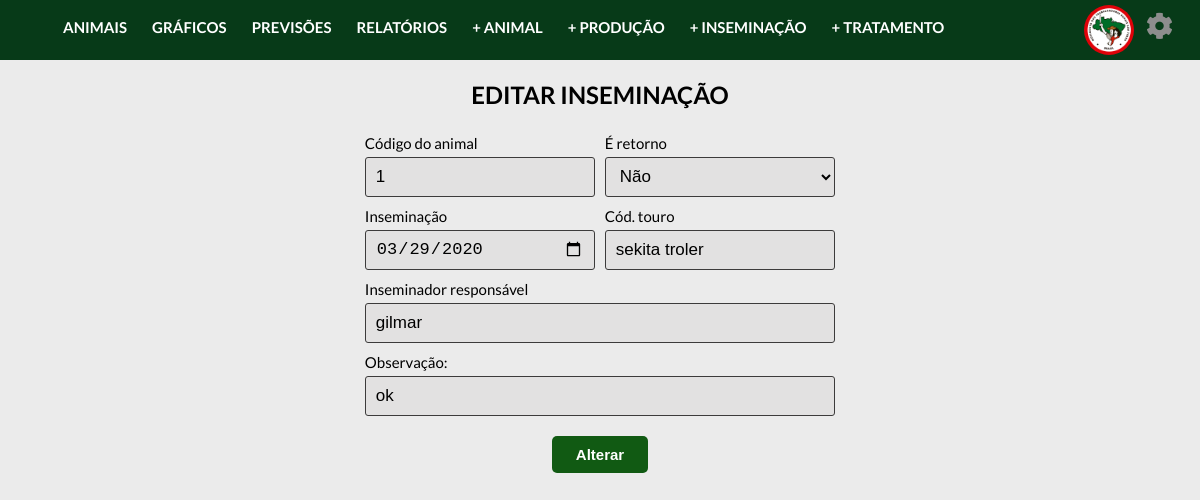
The page /controller/inseminacaoController.php?acao=altera&codInseminacao=11 on the database its author committed.
### tables this page shows
create table inseminacao(
  codInseminacao INTEGER AUTO_INCREMENT PRIMARY KEY,
  codAnimal INTEGER NOT NULL,
  dtInseminacao DATE NOT NULL,
  dtPrevSecagem DATE NOT NULL,
  dtPrevParto DATE NOT NULL,
  touroInseminador VARCHAR(20) NOT NULL,
  inseminadorResponsavel VARCHAR(40) NOT NULL,
  retorno VARCHAR(10) NOT NULL,
  obs TEXT,
   
  FOREIGN KEY (codAnimal) REFERENCES animal(codAnimal)
);

### controller/classes/Conexao.php (called while the page is built)
<?php
    class Conexao{
        public static $conexao;
        public static function conecta(){
            if(!isset(self::$conexao)){
                try{
                    self::$conexao = new PDO("mysql:host=localhost; dbname=projetointegrado", "admcooptar", "12345");
                }
                catch(PDOException $e){
                    echo "Erro de conexão: ". $e->getMessage();
                    die();
                }
            }
            return self::$conexao;
        }
    }
?>

### controller/classes/InseminacaoDAO.php (called while the page is built, shortened)
<?php
    require_once "Conexao.php";
    require_once "Inseminacao.php";
    class InseminacaoDAO{
        public $conexao;
        public function __construct(){
            $this->conexao = Conexao::conecta();
        }
        public function buscarAltera($codInseminacao){
            try{
                $query = $this->conexao->prepare("select * from inseminacao where codInseminacao = :i");
                $query->bindParam(":i", $codInseminacao);
                $query->execute();
                $registros = $query->fetchAll(PDO::FETCH_CLASS, "Inseminacao");
                return $registros[0];
            }
            catch(PDOException $e){
                echo "Erro no acesso aos dados: ". $e->getMessage();
            }
        }
    }
?>

### controller/classes/Inseminacao.php (called while the page is built, shortened)
<?php
    class Inseminacao{
        private $codAnimal;
        private $dtInseminacao;
        private $touroInseminador;
        private $inseminadorResponsavel;
        private $retorno;
        private $obs;
        public function getCodAnimal(){
            return $this->codAnimal;
        }
        public function getDtInseminacao(){
            return $this->dtInseminacao;
        }
        public function getTouroInseminador(){
            return $this->touroInseminador;
        }
        public function getInseminadorResponsavel(){
            return $this->inseminadorResponsavel;
        }
        public function getRetorno(){
            return $this->retorno;
        }
        public function getObs(){
            return $this->obs;
        }
    }
?>

### controller/views/alteraInseminacao.php (the view, shortened to what this page needs)
<main>
  <?php
    $codAnimal = isset($_POST['field_codAnimal']) ? $_POST['field_codAnimal'] : $inseminacao->getCodAnimal();
    $dtInseminacao = isset($_POST['field_dtInseminacao']) ? $_POST['field_dtInseminacao'] : $inseminacao->getDtInseminacao();
    $touroInseminador = isset($_POST['field_touroInseminador']) ? $_POST['field_touroInseminador'] : $inseminacao->getTouroInseminador();
    $inseminadorResponsavel = isset($_POST['field_inseminadorResponsavel']) ? $_POST['field_inseminadorResponsavel'] : $inseminacao->getInseminadorResponsavel();
    $retorno = isset($_POST['field_retorno']) ? $_POST['field_retorno'] : $inseminacao->getRetorno();
    $obs = isset($_POST['field_obs']) ? $_POST['field_obs'] : $inseminacao->getObs();
  ?>
<?php require_once("../includes/header.php");?>
<form action="" class="container-historicos" method="post" enctype="multipart/form-data">
  <h2>EDITAR INSEMINAÇÃO</h2>
  <div class="div-metade">
    <label class="label-cadastra" for="id_codAnimal">Código do animal </label>
    <input type="number" name="field_codAnimal" id="id_codAnimal" value="<?=$codAnimal?>" >
  </div>
  <div class="div-metade">
    <label class="label-cadastra" for="id_retorno">É retorno </label>
    <select name="field_retorno" id="id_retorno" required >
          <option value="Não" value="<?=$retorno?>">Não</option>
    </select>
  </div>
  <div class="div-metade" >
    <label class="label-cadastra" for="id_dtInseminacao">Inseminação </label>
    <input type="date" name="field_dtInseminacao" id="id_dtInseminacao" value="<?=$dtInseminacao?>" onclick="dataPrevisaoParto()" >
  </div>
  <div class="div-metade" >
    <label class="label-cadastra" for="id_touroInseminador">Cód. touro </label>
    <input type="text"  name="field_touroInseminador" maxlength="100" id="id_touroInseminador" value="<?=$touroInseminador?>"required>
  </div>
  <div class="div-inteira">
    <label class="label-cadastra" for="id_inseminadorResponsavel">Inseminador responsável </label>
    <input type="text" name="field_inseminadorResponsavel" maxlength="100" id="id_inseminadorResponsavel" value="<?=$inseminadorResponsavel?>" required>
  </div>
  <div class="div-inteira">
    <label class="label-cadastra" for="id_obs">Observação: </label>
    <input type="text" name="field_obs" maxlength="100" id="id_obs" value="<?=$obs?>">
  </div>
  <button name="adiciona" class="button-form" type="submit">Alterar</button>
</form>

### css/style.css (style rules this page uses)
:root { --primary-color: #073a18; }
body { font-family: 'Lato', sans-serif; margin: 0; transition: transform 0.3s; background-color: #ebebeb; }
button, input[type='submit'] { border: 0; border-radius: 5px; color: #fff; cursor: pointer; padding: 8px 12px; }

### css/adicionar-animal.css (style rules this page uses)
.container-historicos { display: flex; flex-direction: row; justify-content: flex-start; flex-wrap: wrap; margin-left: 30%; width: 40%; }
input[type=date], input[type=text], input[type=file], select, input[type=number], input[type=password], input[type=checkbox] { background-color: #e2e1e1; width: 100%; padding: 6px 10px; margin: 5px 0 5px 0; display: inline-block; border: 1.8px solid #3c3b3b; box-sizing: border-box; border-radius: 3px; font-size: 17px; cursor: pointer; height: 40px; }
.label-cadastra { width: 100%; margin: 5px 0 0 0; display: block; box-sizing: border-box; font-size: 15px; }
.container-historicos h2 { width: 100%; text-align: center; }
.button-form { background-color: #115a13; color: white; padding: 10px; margin: 15px 0 0 40%; border: none; cursor: pointer; width: 20%; font-size: 15px; font-weight: bold; }
.div-metade { width: 48%; margin: 0 1% 0 1%; }
.div-inteira { width: 98%; margin: 0 1% 0 1%; }

### rows shown on the page
inseminacao: field_codAnimal "1", field_dtInseminacao "03/29/2020", field_touroInseminador "sekita troler", field_inseminadorResponsavel "gilmar", field_obs "ok"
